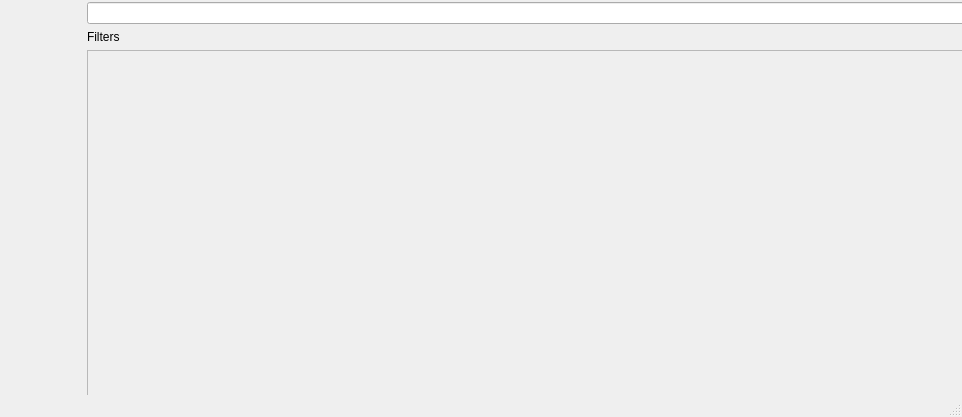
<?xml version="1.0" encoding="UTF-8"?>
<ui version="4.0">
 <class>MainWindow</class>
 <widget class="QMainWindow" name="MainWindow">
  <property name="geometry">
   <rect>
    <x>0</x>
    <y>0</y>
    <width>962</width>
    <height>417</height>
   </rect>
  </property>
  <property name="windowTitle">
   <string>MainWindow</string>
  </property>
  <widget class="QWidget" name="centralwidget">
   <widget class="QWidget" name="">
    <property name="geometry">
     <rect>
      <x>74</x>
      <y>2</y>
      <width>1137</width>
      <height>583</height>
     </rect>
    </property>
    <layout class="QGridLayout" name="gridLayout">
     <item row="0" column="0" rowspan="3">
      <widget class="QLabel" name="image_4">
       <property name="sizePolicy">
        <sizepolicy hsizetype="Fixed" vsizetype="Fixed">
         <horstretch>0</horstretch>
         <verstretch>0</verstretch>
        </sizepolicy>
       </property>
       <property name="maximumSize">
        <size>
         <width>600</width>
         <height>600</height>
        </size>
       </property>
       <property name="autoFillBackground">
        <bool>true</bool>
       </property>
       <property name="text">
        <string/>
       </property>
       <property name="pixmap">
        <pixmap>images/dibco09_HW4.bmp</pixmap>
       </property>
       <property name="scaledContents">
        <bool>true</bool>
       </property>
       <property name="alignment">
        <set>Qt::AlignCenter</set>
       </property>
       <property name="wordWrap">
        <bool>false</bool>
       </property>
      </widget>
     </item>
     <item row="0" column="1">
      <layout class="QHBoxLayout" name="horizontalLayout">
       <item>
        <widget class="QLineEdit" name="browse_input"/>
       </item>
       <item>
        <widget class="QPushButton" name="browse_btn">
         <property name="text">
          <string>Browse</string>
         </property>
        </widget>
       </item>
      </layout>
     </item>
     <item row="1" column="1">
      <widget class="QLabel" name="label">
       <property name="text">
        <string>Filters</string>
       </property>
      </widget>
     </item>
     <item row="2" column="1">
      <widget class="QScrollArea" name="scrollArea">
       <property name="sizePolicy">
        <sizepolicy hsizetype="MinimumExpanding" vsizetype="Expanding">
         <horstretch>0</horstretch>
         <verstretch>0</verstretch>
        </sizepolicy>
       </property>
       <property name="maximumSize">
        <size>
         <width>900</width>
         <height>900</height>
        </size>
       </property>
       <property name="widgetResizable">
        <bool>true</bool>
       </property>
       <widget class="QWidget" name="scrollAreaWidgetContents">
        <property name="geometry">
         <rect>
          <x>0</x>
          <y>0</y>
          <width>527</width>
          <height>528</height>
         </rect>
        </property>
       </widget>
      </widget>
     </item>
    </layout>
   </widget>
  </widget>
  <widget class="QMenuBar" name="menubar">
   <property name="geometry">
    <rect>
     <x>0</x>
     <y>0</y>
     <width>962</width>
     <height>24</height>
    </rect>
   </property>
  </widget>
  <widget class="QStatusBar" name="statusbar"/>
 </widget>
 <resources/>
 <connections/>
</ui>
